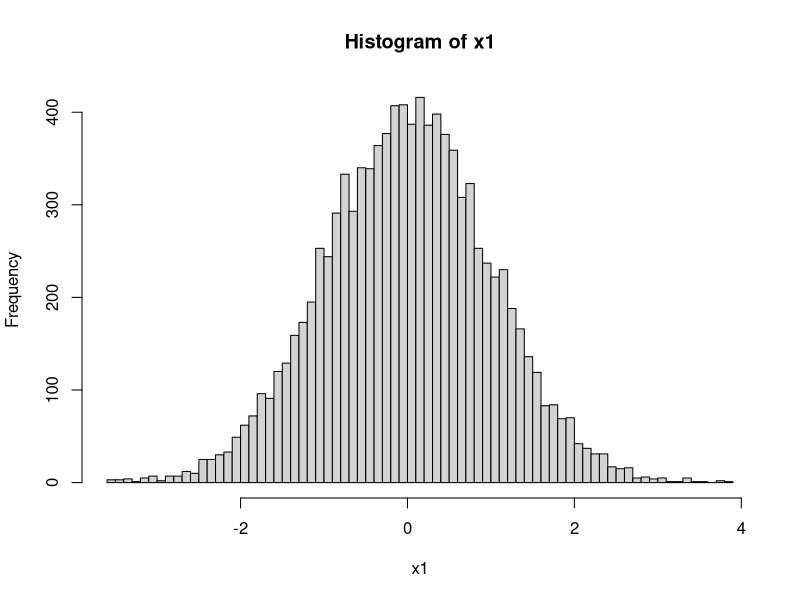
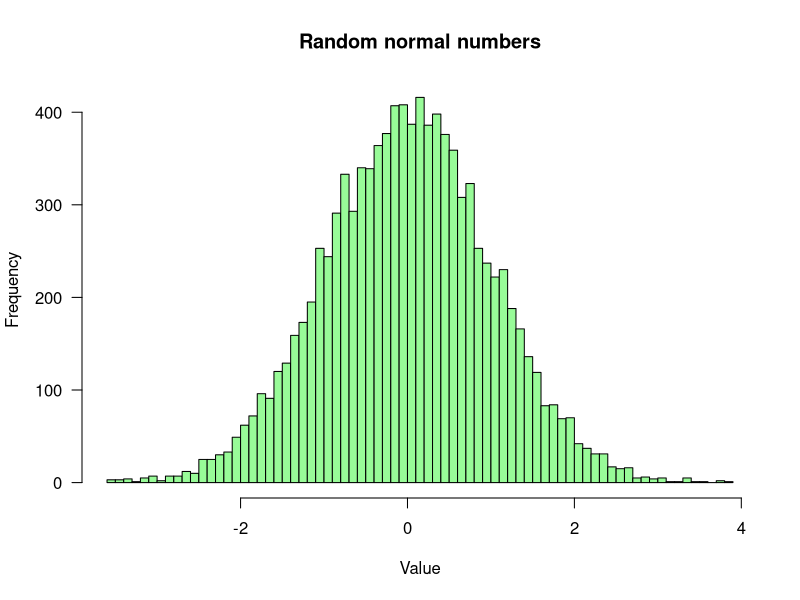
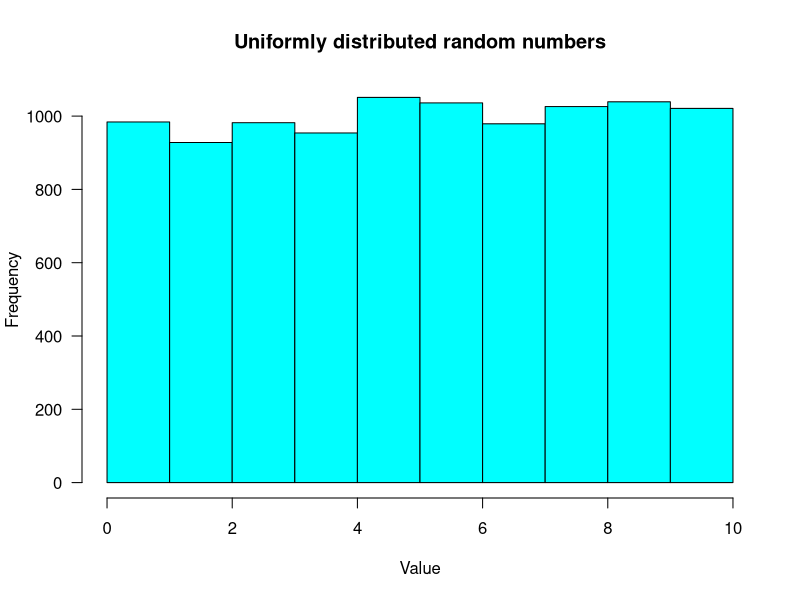

Here is the R script that generated these plots, in order:
## ---- chunk 1
library(knitr)

options(width = 300)
knitr::opts_chunk$set(
  fig.width = 7, fig.height = 5, 
  out.width = "80%",
  fig.align = "center", 
  fig.path = "figures/data-structures_",
  size = "tiny", 
  echo = TRUE, 
  eval = TRUE, 
  warning = FALSE, 
  message = FALSE, 
  results = TRUE, 
  comment = "")
# knitr::asis_output("\\footnotesize")

# dir.main <- "~/stat1"
# dir.slides <- file.path(dir.main, "slides")
# setwd(dir.slides)
## ---- chunk 2
matIdentite <- matrix(ncol = 10, nrow = 10, data = 0)
diag(matIdentite) <- 1
print(matIdentite)
## ---- chunk 3
## Generatre a 10x10 matrix with random normal numbers
matAleatoire <- matrix(
  nrow = 10, 
  ncol = 10, 
  data = rnorm(n = 100, 
               mean = 0, 
               sd = sqrt(5)))

## Print the results rounded at 2 decimals
print(round(matAleatoire, digits = 2))
## ---- chunk 4
n <- 10000 ## define vector sizes
x1 <- rnorm(n = n, mean = 0, sd = 1) ## normal random
x2 <- runif(n = n, min = 0, max = 10) ## uniform random 
## ---- chunk 5
hist(x = x1, breaks = 100)
## ---- chunk 6
hist(x = x1, breaks = 100, 
     las = 1, 
     col = "palegreen",
     main = "Random normal numbers",
     xlab = "Value"
     )
## ---- chunk 7
hist(x = x2, breaks = 10, 
     las = 1, 
     col = "cyan",
     main = "Uniformly distributed random numbers",
     xlab = "Value"
     )
